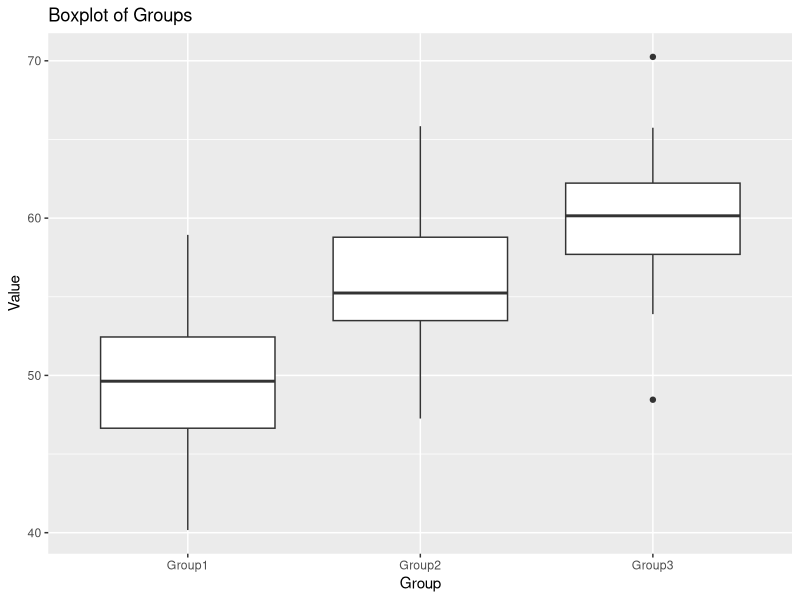
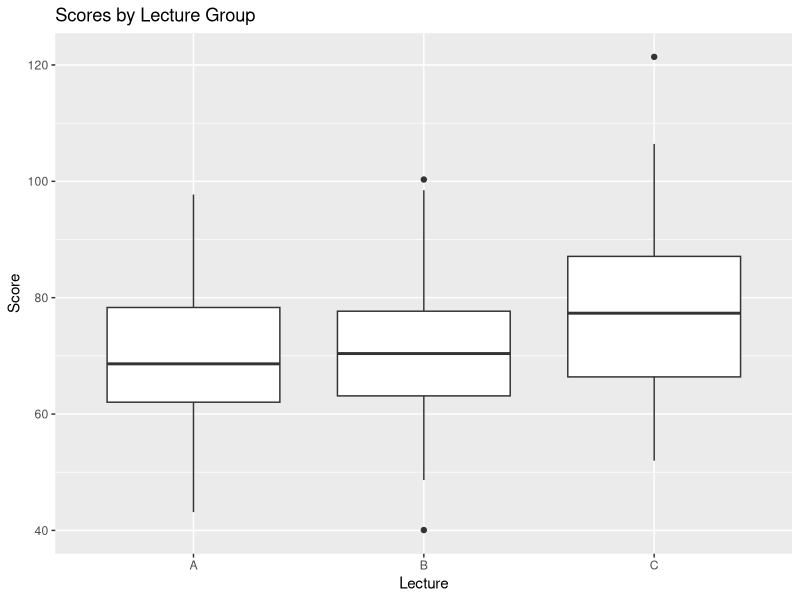
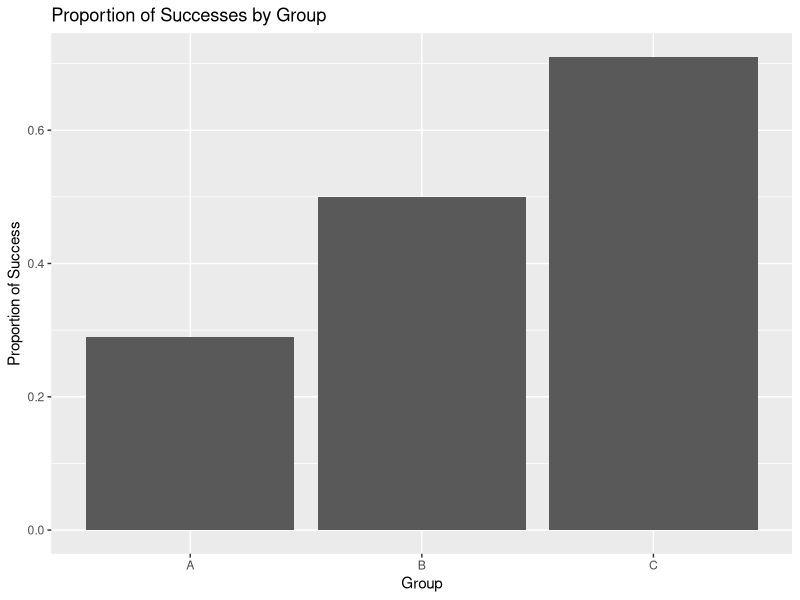
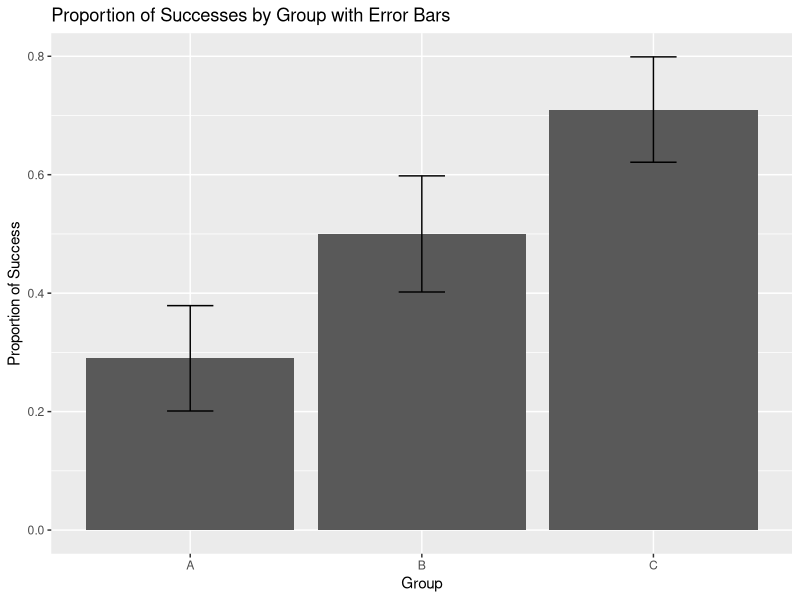

Recreate these plots in R, in order.
## ---- chunk 1
# Load necessary libraries
library(tidyverse)

# Set seed for reproducibility
set.seed(123)

# Generate data
group_size <- 30  # Number of observations per group
group_labels <- c("Group1", "Group2", "Group3")  # Group names
group1 <- rnorm(group_size, mean = 50, sd = 5)  # Group 1: mean 50, sd 5
group2 <- rnorm(group_size, mean = 55, sd = 5)  # Group 2: mean 55, sd 5
group3 <- rnorm(group_size, mean = 60, sd = 5)  # Group 3: mean 60, sd 5

# Combine into a data frame
data <- data.frame(
  Value = c(group1, group2, group3),
  Group = factor(rep(group_labels, each = group_size))
)

# Preview the first few rows of the dataset
head(data)
## ---- chunk 2
ggplot(data, aes(x = Group, y = Value)) +
  geom_boxplot() +
  labs(title = "Boxplot of Groups", x = "Group", y = "Value")
## ---- chunk 3
# Run ANOVA
anova_result <- aov(Value ~ Group, data = data)

# Print ANOVA summary
summary(anova_result)
## ---- chunk 4
# Set seed for reproducibility
set.seed(123)

# Simulate dataset
data_lecture <- data.frame(
  Score = c(
    rnorm(58, mean = 69.1, sd = 13.2),  # Lecture A
    rnorm(55, mean = 71.0, sd = 13.4),  # Lecture B
    rnorm(51, mean = 78.9, sd = 13.11)   # Lecture C
  ),
  Lecture = factor(rep(c("A", "B", "C"), times = c(58, 55, 51)))
)

# Conduct ANOVA
anova_result_lecture <- aov(Score ~ Lecture, data = data_lecture)

# Print ANOVA summary
summary(anova_result_lecture)
## ---- chunk 5
# Pairwise t-tests with Bonferroni correction
pairwise_result <- pairwise.t.test(
  data_lecture$Score,  # Numeric data
  data_lecture$Lecture,  # Grouping factor
  p.adjust.method = "bonferroni"  # Bonferroni correction
)

# Print pairwise test results
pairwise_result
## ---- chunk 6
ggplot(data_lecture, aes(x = Lecture, y = Score)) +
  geom_boxplot() +
  labs(title = "Scores by Lecture Group", x = "Lecture", y = "Score")
## ---- chunk 7
# Set seed for reproducibility
set.seed(123)

# Generate binary data for three groups
data_bernoulli <- data.frame(
  Success = c(
    rbinom(100, 1, 0.3),  # Group A
    rbinom(100, 1, 0.5),  # Group B
    rbinom(100, 1, 0.7)   # Group C
  ),
  Group = factor(rep(c("A", "B", "C"), each = 100))
)

# Preview the first few rows of the dataset
head(data_bernoulli)
## ---- chunk 8
data_bernoulli_summary <- data_bernoulli %>%
  group_by(Group) %>%
  summarize(Proportion = mean(Success))

ggplot(data_bernoulli_summary, aes(x = Group, y = Proportion)) +
  geom_bar(stat = "identity") +
  labs(title = "Proportion of Successes by Group", x = "Group", y = "Proportion of Success")
## ---- chunk 9
# Conduct ANOVA
anova_result_bernoulli <- aov(Success ~ Group, data = data_bernoulli)

# Print ANOVA summary
summary(anova_result_bernoulli)
## ---- chunk 10
# Perform pairwise comparisons with Bonferroni correction
pairwise_result_bernoulli <- pairwise.t.test(
  data_bernoulli$Success,  # Binary response variable
  data_bernoulli$Group,    # Grouping factor
  p.adjust.method = "bonferroni"  # Bonferroni correction
)

# Print pairwise test results
pairwise_result_bernoulli
## ---- chunk 11
ggplot(data_bernoulli_summary, aes(x = Group, y = Proportion)) +
  geom_bar(stat = "identity") +
  geom_errorbar(aes(ymin = Proportion - 1.96 * sqrt((Proportion * (1 - Proportion)) / 100),
                    ymax = Proportion + 1.96 * sqrt((Proportion * (1 - Proportion)) / 100)), width = 0.2) +
  labs(title = "Proportion of Successes by Group with Error Bars", x = "Group", y = "Proportion of Success")
